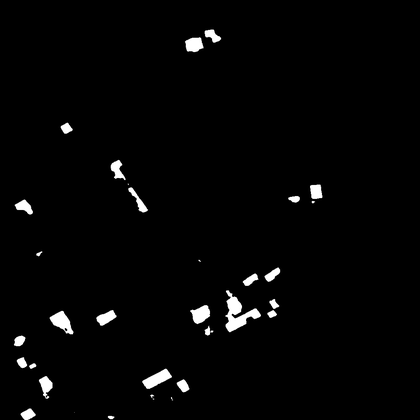
%> input picture DSP/experiment 2/image/test_10.png, 420 x 420 px, shrunk from 1024 x 1024 before the run
$ octave experiment_pro2.m   (GNU Octave 9; MATLAB toolbox functions it lacks are replaced by stand-ins)
%> lines starting %> are read from the running program, lines starting %| are printed output that depends on the picture; in (x1, y1, x2, y2) boxes, pixels count from 0 and x2, y2 are one past the last pixel; in counts of white or black regions, pixels touching at a corner belong together; the program's own positions count from 1
clc;
clear;
x = [3,11,7,0,-1,4,2];
nx = -3:3;
h = [2 3 0 -5 2 1];
nh = -1:4;
subplot(3,1,1);
stem(nh,h,'fill');
grid on;
xlabel("k");
ylabel("h(k)");
title("系统序列 h(k)");
subplot(3,1,2);
stem(nx,x,'fill');
grid on;
xlabel("k");
ylabel("x(k)");
title("输入序列 x(k)");
y = conv(x,h);
nn = nx(1) + nh(1):nx(end) + nh(end);

subplot(3,1,3);
stem(nn,y,'fill');
grid on;
xlabel("k");
ylabel("x(k)*h(k)");
title("零状态响应序列 x(k)*h(k)");
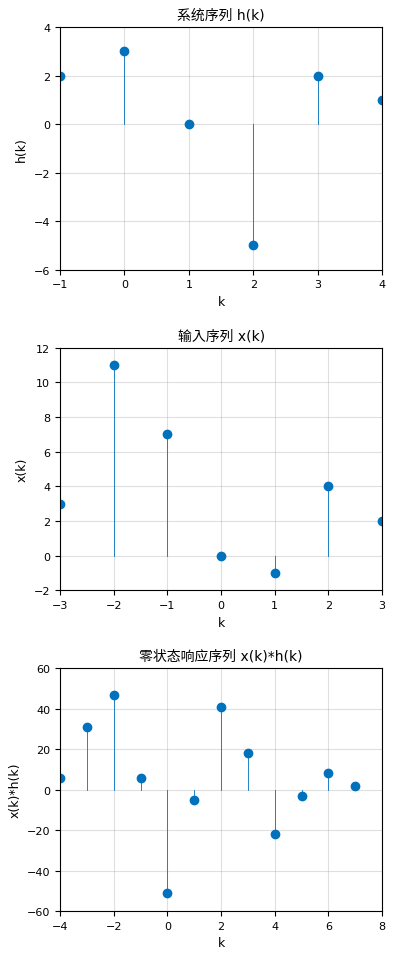
%> figure redrawn from the program's plot data, 3 panels; panel 3: highest point at x = -2, y = 47
% [y ny] = Convolution(x,h,nx,nh);

%% 图像其余滤波方式

lena = imread('test_10.png');
%> lena is the input picture: size 420x420x3 uint8; min 0, max 255, mean 5.2
J=imnoise(lena,'salt & pepper',0.02);
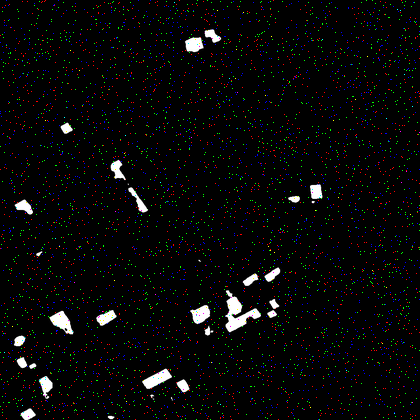
%> J: size 420x420x3 uint8; mean R, G, B 7.6, 7.7, 7.6
figure(2);
subplot(3,2,1);
imshow(lena);
title("原始图像");
subplot(3,2,2),
imshow(J);
title('添加盐椒噪声')

%% 中值滤波
b(:,:,1) = medfilt2(J(:,:,1),[3,3]);
b(:,:,2) = medfilt2(J(:,:,2),[3,3]);
b(:,:,3) = medfilt2(J(:,:,3),[3,3]);
%> b: size 420x420x3 uint8
subplot(3,2,3),
imshow(b);
title('中值滤波');
%% 拉氏算子锐化图像
h=[0,1,0;1,-4,0;0,1,0];%拉氏算子
c(:,:,1) = filter2(h,lena(:,:,1));
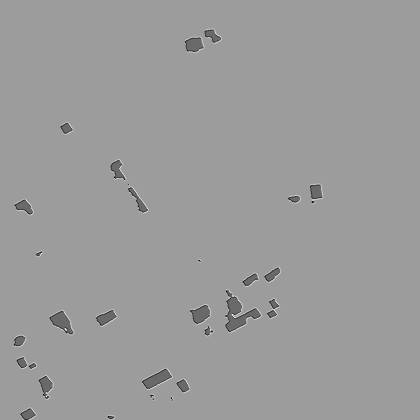
%> c: size 420x420 double; min -783, max 491, mean -5.2; drawn with min black and max white
c(:,:,2) = filter2(h,lena(:,:,2));
c(:,:,3) = filter2(h,lena(:,:,3));
%> c: size 420x420x3 double
subplot(3,2,4),
imshow(c);
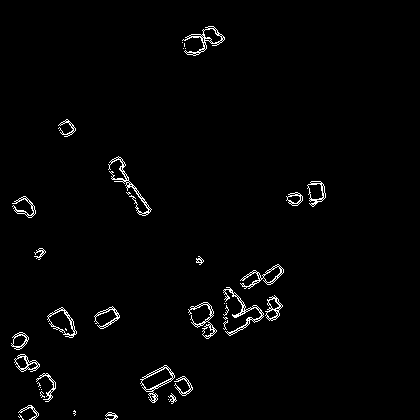
%> displayed picture: size 420x420x3, on the screen's scale of 0 to 255; 1.8% white in thin lines or dots, all inside (x1, y1, x2, y2) = (11, 26, 326, 420)
title('拉氏算子');

%% prewitt算子
H = fspecial('prewitt');%应用prewitt算子锐化图像
d(:,:,1) = filter2(H,lena(:,:,1));
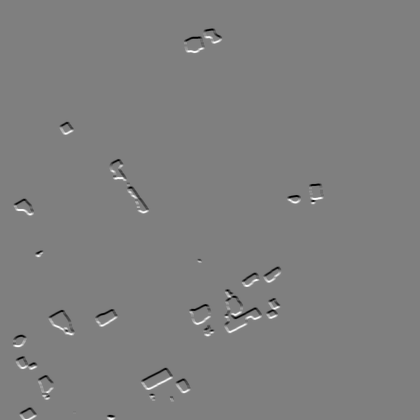
%> d: size 420x420 double; min -765, max 765, mean 0; drawn with min black and max white
d(:,:,2) = filter2(H,lena(:,:,2));
d(:,:,3) = filter2(H,lena(:,:,3));
%> d: size 420x420x3 double
subplot(3,2,5),
imshow(d);
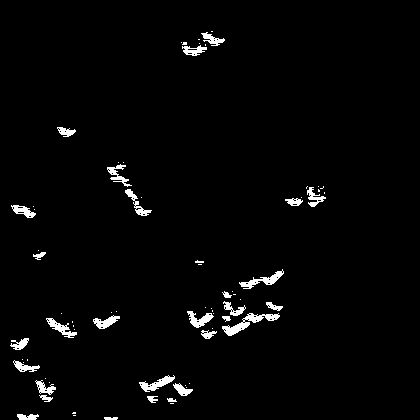
%> displayed picture: size 420x420x3, on the screen's scale of 0 to 255; 2.3% white; 74 white regions (45 under 20 px), largest, box (x1, y1, x2, y2) and area: (222, 313, 280, 336) 403, (239, 269, 284, 289) 272, (139, 375, 175, 392) 244
title('prewitt算子');


%% log算子
H=fspecial('log');%应用log算子锐化图像
e(:,:,1) = filter2(H,lena(:,:,1));
e(:,:,2) = filter2(H,lena(:,:,2));
e(:,:,3) = filter2(H,lena(:,:,3));
%> e: size 420x420x3 double
subplot(3,2,6),
imshow(e);
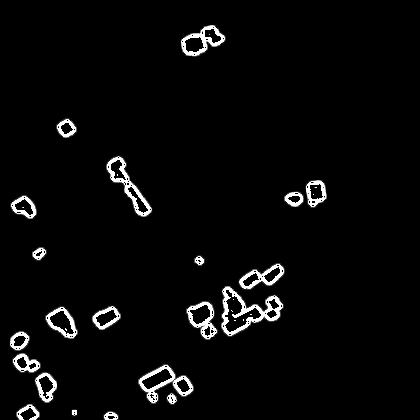
%> displayed picture: size 420x420x3, on the screen's scale of 0 to 255; min 0, max 255, mean 8.6
title('log算子');
